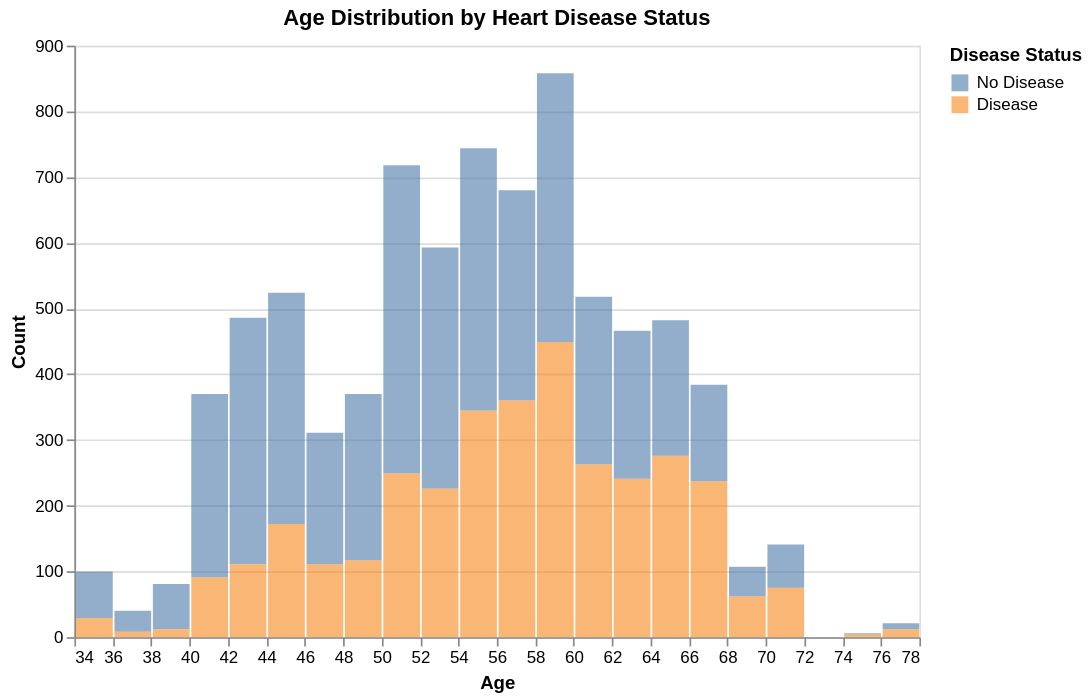

The cell this chart's notebook holds for it:
### Code cell
# Visualization 1:
# Histogram: Age distribution by disease status

hist = alt.Chart(df_sample).mark_bar(opacity=0.6).encode(
    x=alt.X('age:Q', bin=alt.Bin(maxbins=25), title='Age'),
    y=alt.Y('count():Q', title='Count'),
    color=alt.Color(
        'disease:N',
        title='Disease Status',
        scale=alt.Scale(domain=['No Disease', 'Disease'])
    ),
    tooltip=[
        alt.Tooltip('disease:N', title='Disease Status'),
        alt.Tooltip('count():Q', title='Count')
    ]
).properties(
    title='Age Distribution by Heart Disease Status',
    width=500,
    height=350
).interactive()
hist

### Figure 1 — Vega-Lite specification as saved in the notebook (floating-point values rounded to 4 significant figures; data arrays with more than 128 entries replaced by an {"elided": "..."} marker saying what was removed)
{"config": {"view": {"continuousWidth": 300, "continuousHeight": 300}}, "data": {"name": "data-93ab2567bf8c1d4a979de20a84a20ac4"}, "mark": {"type": "bar", "opacity": 0.6}, "encoding": {"color": {"field": "disease", "scale": {"domain": ["No Disease", "Disease"]}, "title": "Disease Status", "type": "nominal"}, "tooltip": [{"field": "disease", "title": "Disease Status", "type": "nominal"}, {"aggregate": "count", "title": "Count", "type": "quantitative"}], "x": {"bin": {"maxbins": 25}, "field": "age", "title": "Age", "type": "quantitative"}, "y": {"aggregate": "count", "title": "Count", "type": "quantitative"}}, "height": 350, "params": [{"name": "param_2", "select": {"type": "interval", "encodings": ["x", "y"]}, "bind": "scales"}], "title": "Age Distribution by Heart Disease Status", "width": 500, "$schema": "https://vega.github.io/schema/vega-lite/v5.20.1.json", "datasets": {"data-93ab2567bf8c1d4a979de20a84a20ac4": {"elided": "8000 records"}}}
